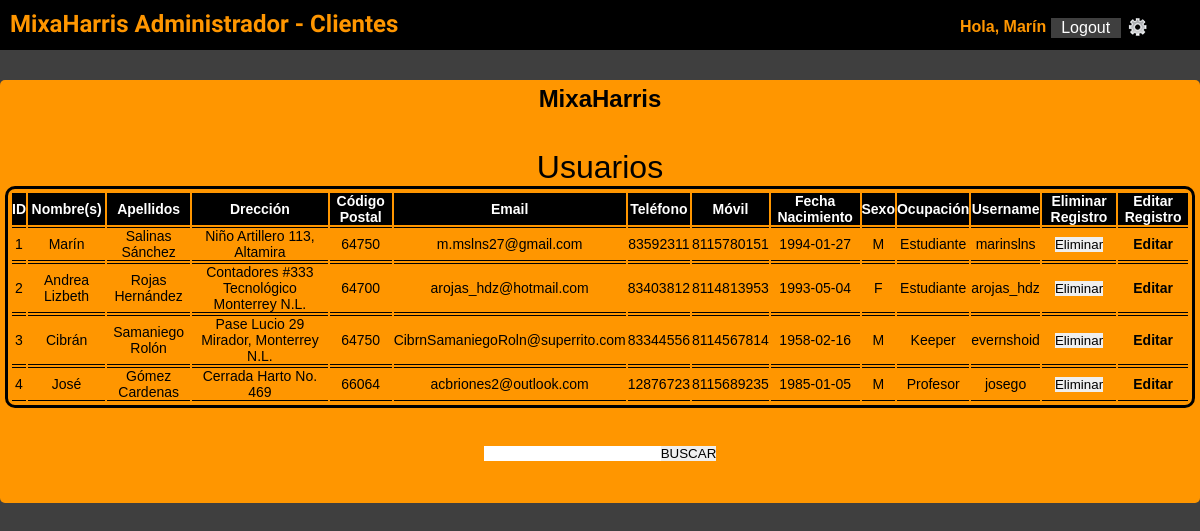
The app's page /reportes/action/cliente.php (signed in) with its own data.
### tables this page shows
CREATE TABLE IF NOT EXISTS `clientes` (
  `idclientes` int(11) NOT NULL AUTO_INCREMENT,
  `clientesNombre` varchar(45) NOT NULL,
  `clientesApellido` varchar(45) NOT NULL,
  `clientesDireccion` varchar(60) NOT NULL,
  `clientesCP` int(11) NOT NULL,
  `clientesEmail` varchar(45) NOT NULL,
  `clientesTelefono` bigint(20) NOT NULL,
  `clientesUsername` varchar(45) NOT NULL,
  `clientesPassword` varchar(45) NOT NULL,
  `clientesCelular` bigint(20) NOT NULL,
  `clientesOcupacion` varchar(45) NOT NULL,
  `clientesNacimiento` date NOT NULL,
  `clientesSexo` varchar(15) NOT NULL,
  `clientesPrivilegio` int(1) NOT NULL DEFAULT '1',
  PRIMARY KEY (`idclientes`),
  UNIQUE KEY `idclientes_UNIQUE` (`idclientes`),
  UNIQUE KEY `clientesUsername_UNIQUE` (`clientesUsername`)
);

### reportes/lib/reportes_lib.php (called while the page is built, shortened)
<?php
function cliente_list()
{
	$sql= "SELECT *
	FROM  clientes " ;
	 	$cliente= array();
		$result= mysql_query($sql);
		$i= 0;
		while ($row=mysql_fetch_object($result)){
			$cliente[$i]= $row;
			$i++;
		}
		return $cliente;
}
?>

### reportes/view/rep_cliente.php (the view, shortened to what this page needs)
<?php
function lista_cliente ($cliente) {
echo "<section id='tlb'><table>";
echo "<tr>";
echo "<th>ID</th>";
echo "<th>Nombre(s)</th>";
echo "<th>Apellidos</th>";
echo "<th>Drecci&oacute;n</th>";
echo "<th>C&oacute;digo Postal</th>";
echo "<th>Email</th>";
echo "<th>Tel&eacute;fono</th>";
echo "<th>M&oacute;vil</th>";
echo "<th>Fecha Nacimiento</th>";
echo "<th>Sexo</th>";
echo "<th>Ocupaci&oacute;n</th>";
echo "<th>Username</th>";
echo "<th>Eliminar Registro</th>";
echo "<th>Editar Registro</th>";
echo "</tr>";
foreach ($cliente as $key => $client) {
echo "<tr>";
echo "<td>".$client->idclientes."</td>";
echo "<td>".$client->clientesNombre."</td>";
echo "<td>".$client->clientesApellido."</td>";
echo "<td>".$client->clientesDireccion."</td>";
echo "<td>".$client->clientesCP."</td>";
echo "<td>".$client->clientesEmail."</td>";
echo "<td>".$client->clientesTelefono."</td>";
echo "<td>".$client->clientesCelular."</td>";
echo "<td>".$client->clientesNacimiento."</td>";
echo "<td>".$client->clientesSexo."</td>";
echo "<td>".$client->clientesOcupacion."</td>";
echo "<td>".$client->clientesUsername."</td>";
echo "<td>"."<input type='button' onclick='eliminarUsr(".$client->idclientes.")' value='Eliminar'></td> ";
echo "<td>"."<a href=../../formupdate/view/edit_clienteRep.php?id=".$client->idclientes.">Editar</a></td> ";
echo "</tr>";
}
echo "</table><section>";
}
function form_fliterCliente(){
echo "<form action='../action/filtro_cliente.php' method='post'>";
echo "<center><input type= 'text' id='info' name='info'>";
echo "<input type= 'submit' value='BUSCAR' ></center>";
echo "</form>";
}
?>

### records on screen
clientes: idclientes "1", clientesNombre "Marín", clientesApellido "Salinas Sánchez", clientesDireccion "Niño Artillero 113, Altamira", clientesCP "64750", clientesEmail "m.mslns27@gmail.com", clientesTelefono "83592311", clientesCelular "8115780151", clientesNacimiento "1994-01-27", clientesSexo "M", clientesOcupacion "Estudiante", clientesUsername "marinslns"
clientes: idclientes "2", clientesNombre "Andrea Lizbeth", clientesApellido "Rojas Hernández", clientesDireccion "Contadores #333 Tecnológico Monterrey N.L.", clientesCP "64700", clientesEmail "arojas_hdz@hotmail.com", clientesTelefono "83403812", clientesCelular "8114813953", clientesNacimiento "1993-05-04", clientesSexo "F", clientesOcupacion "Estudiante", clientesUsername "arojas_hdz"
clientes: idclientes "3", clientesNombre "Cibrán", clientesApellido "Samaniego Rolón", clientesDireccion "Pase Lucio 29 Mirador, Monterrey N.L.", clientesCP "64750", clientesEmail "CibrnSamaniegoRoln@superrito.com", clientesTelefono "83344556", clientesCelular "8114567814", clientesNacimiento "1958-02-16", clientesSexo "M", clientesOcupacion "Keeper", clientesUsername "evernshoid"
clientes: idclientes "4", clientesNombre "José", clientesApellido "Gómez Cardenas", clientesDireccion "Cerrada Harto No. 469", clientesCP "66064", clientesEmail "acbriones2@outlook.com", clientesTelefono "12876723", clientesCelular "8115689235", clientesNacimiento "1985-01-05", clientesSexo "M", clientesOcupacion "Profesor", clientesUsername "josego"

### other values on screen
$admin->administradorNombre "Marín"
